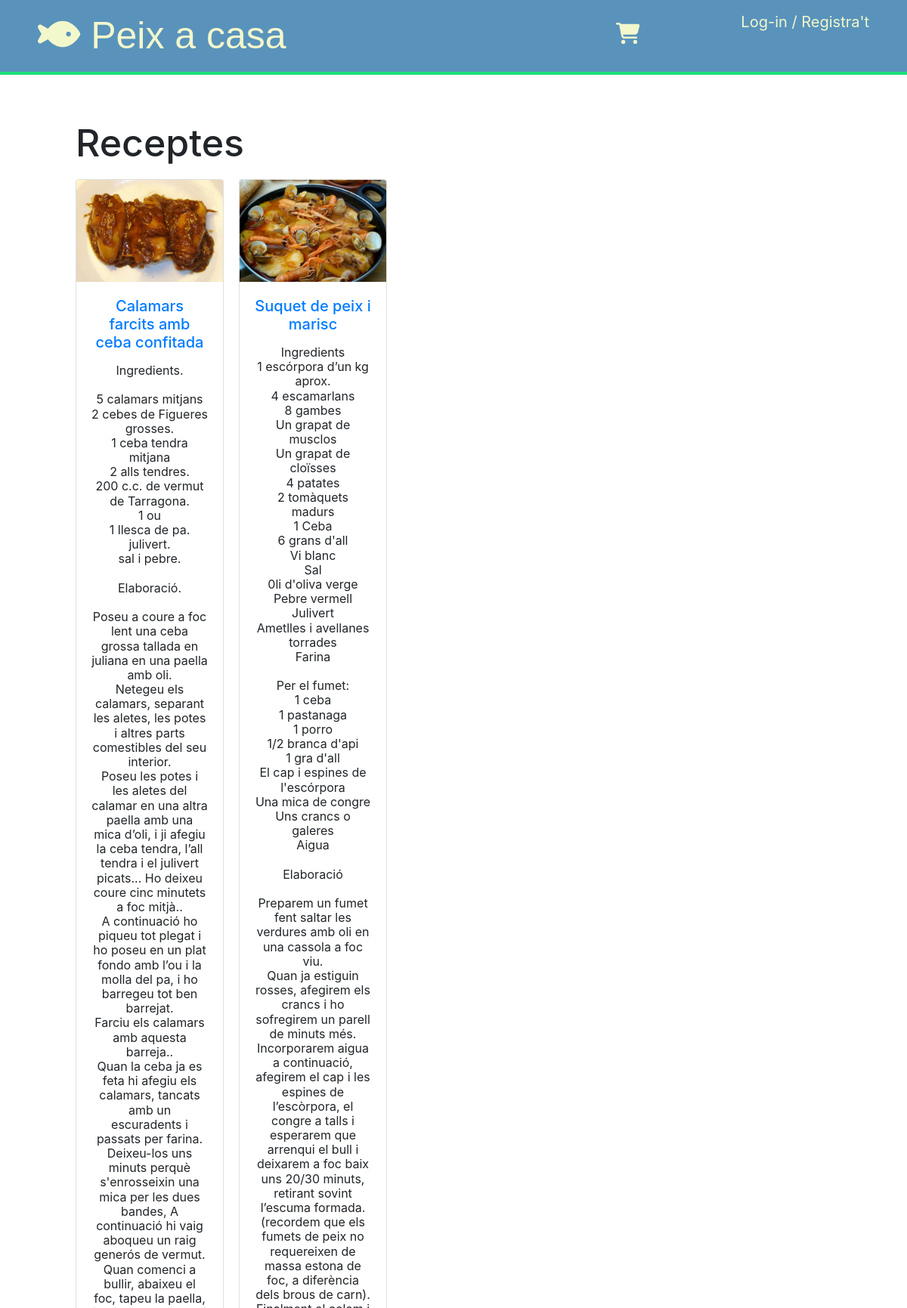
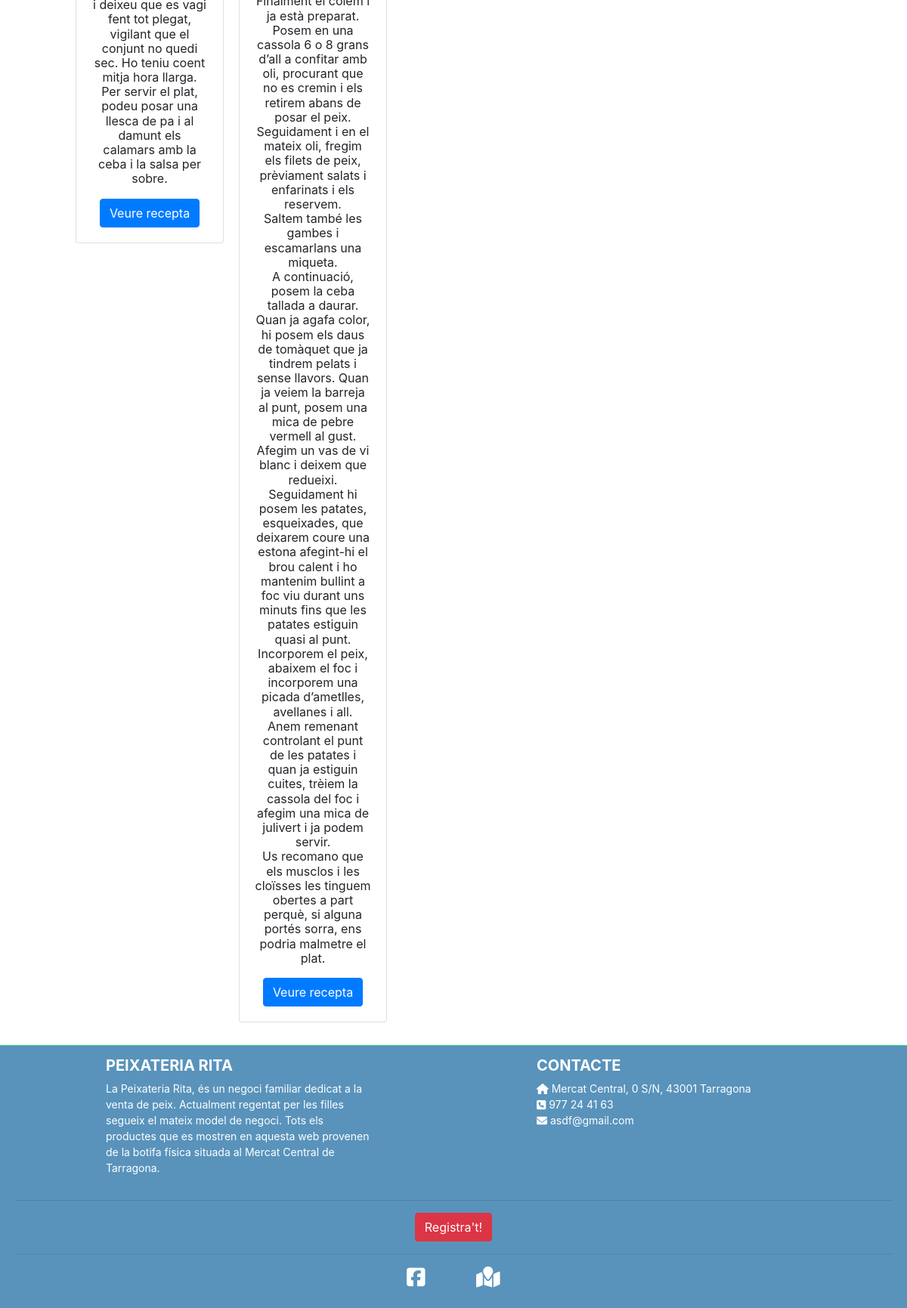
Screenshot of /recipe/ with the database file from the repository (2 pictures, top to bottom).
### recipe/models.py (models this page shows, shortened)
class Recipe(models.Model):
	title = models.CharField(max_length=200)
	text = models.TextField()
	image = models.ImageField(upload_to='recipe/%Y/%m/%d', blank=True)
	created_date = models.DateTimeField(
		default=timezone.now)
	published_date = models.DateTimeField(
		blank=True, null=True)

### recipe/views.py (the view)
def recipe_list(request):
	recipes = Recipe.objects.filter(published_date__lte=timezone.now()).order_by('published_date')
	return render(request, 'recipe/recipe_list.html', {'recipes': recipes})

### cart/context_processors.py (called while the page is built)
def cart(request):
    return {'cart': Cart(request) }

### recipe/templates/recipe/recipe_list.html
{% extends "shop/shop.html" %}
{% load static %}
{% block content %}
    <div id="main" class="recipe-list">
        <h1 style="font-size: 50px">Receptes</h1>
        {% for recipe in recipes %}
    	 <div class="item">
		<div class="card" style="width: 100%;overflow-x: auto;">
			<img class="card-img-top" src="{% if recipe.image %}{{ recipe.image.url }}{% else %}{% static "img/no_image.png" %}{% endif %}">
		  	<div class="card-body">
		    	<h5 class="card-title"><a href="">{{ recipe.title }}</a></h5>
		    	<p class="card-text"><li>{{ recipe.text|linebreaksbr }}</li></p>
		    	<a href="#" class="btn btn-primary">Veure recepta</a>
		  	</div>
		  </div>
		</div>
	{% endfor %}
    </div>
{% endblock %}

### shop/static/css/shop.css (style rules this page uses)
body { margin:0; padding:0; font-family:helvetica, sans-serif; }
h1, h2, h3, h4, h5 , h6 { font-family: 'Ubuntu', sans-serif; font-weight:normal; }
a { text-decoration:none; color:#5993bb; }
#main { float:left; width: 96%; margin-right:-220px; overflow:hidden; }
.recipe-list .item { list-style:none; width:25%; padding:10px 20px 10px 0; float:left; text-align:center; line-height:1.2; }

### rows the page displays
Recipe: image (picture), title "Calamars farcits amb ceba confitada", text "Ingredients. 5 calamars mitjans 2 cebes de Figueres grosses. 1 ceba tendra mitjana 2 alls tendres. 200 c.c. de vermut de Tarragona. 1 ou 1 llesca de pa. julivert. sal i pebre. Elaboració. Poseu a coure a foc lent una ceba grossa tallada en juliana en una paella amb oli. Netegeu els calamars, separant les aletes, les potes i altres parts comestibles del seu interior. Poseu les potes i les aletes del calamar en una altra paella amb una mica d’oli, i ji afegiu la ceba tendra, l’all tendra i el julivert picats... Ho deixeu coure cinc minutets a foc mitjà.. A continuació ho piqueu tot plegat i ho poseu en un plat fondo amb l’ou i la molla del pa, i ho barregeu tot ben barrejat. Farciu els…"
Recipe: image (picture), title "Suquet de peix i marisc", text "Ingredients 1 escórpora d’un kg aprox. 4 escamarlans 8 gambes Un grapat de musclos Un grapat de cloïsses 4 patates 2 tomàquets madurs 1 Ceba 6 grans d'all Vi blanc Sal 0li d'oliva verge Pebre vermell Julivert Ametlles i avellanes torrades Farina Per el fumet: 1 ceba 1 pastanaga 1 porro 1/2 branca d'api 1 gra d'all El cap i espines de l'escórpora Una mica de congre Uns crancs o galeres Aigua Elaboració Preparem un fumet fent saltar les verdures amb oli en una cassola a foc viu. Quan ja estiguin rosses, afegirem els crancs i ho sofregirem un parell de minuts més. Incorporarem aigua a continuació, afegirem el cap i les espines de l’escòrpora, el congre a talls i esperarem que arrenqui el bull…"
